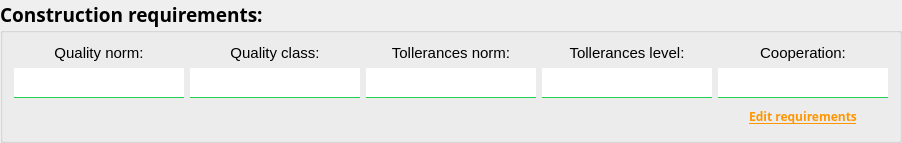
    <widget class="QGroupBox" name="groupBox">
     <property name="font">
      <font>
       <family>Microsoft YaHei</family>
       <pointsize>14</pointsize>
       <weight>75</weight>
       <italic>false</italic>
       <bold>true</bold>
      </font>
     </property>
     <property name="styleSheet">
      <string notr="true">QLineEdit{
color: rgb(125, 125, 125);
border-bottom: 1px solid rgb(30, 210, 80);
font: 75 bold 12pt;
}</string>
     </property>
     <property name="title">
      <string>Construction requirements: </string>
     </property>
     <property name="flat">
      <bool>true</bool>
     </property>
     <layout class="QGridLayout" name="gridLayout_2">
      <item row="1" column="6">
       <widget class="QLineEdit" name="tollerancesLevelLine">
        <property name="sizePolicy">
         <sizepolicy hsizetype="Preferred" vsizetype="Fixed">
          <horstretch>0</horstretch>
          <verstretch>0</verstretch>
         </sizepolicy>
        </property>
        <property name="minimumSize">
         <size>
          <width>170</width>
          <height>30</height>
         </size>
        </property>
        <property name="maximumSize">
         <size>
          <width>200</width>
          <height>30</height>
         </size>
        </property>
        <property name="font">
         <font>
          <family>Microsoft YaHei</family>
          <pointsize>12</pointsize>
          <weight>75</weight>
          <italic>false</italic>
          <bold>true</bold>
         </font>
        </property>
        <property name="frame">
         <bool>false</bool>
        </property>
        <property name="echoMode">
         <enum>QLineEdit::Normal</enum>
        </property>
        <property name="alignment">
         <set>Qt::AlignCenter</set>
        </property>
        <property name="readOnly">
         <bool>true</bool>
        </property>
       </widget>
      </item>
      <item row="0" column="1">
       <widget class="QLabel" name="label_4">
        <property name="minimumSize">
         <size>
          <width>170</width>
          <height>0</height>
         </size>
        </property>
        <property name="font">
         <font>
          <pointsize>11</pointsize>
          <weight>50</weight>
          <italic>false</italic>
          <bold>false</bold>
         </font>
        </property>
        <property name="text">
         <string>Quality norm:</string>
        </property>
        <property name="alignment">
         <set>Qt::AlignCenter</set>
        </property>
       </widget>
      </item>
      <item row="0" column="7">
       <widget class="QLabel" name="label_8">
        <property name="minimumSize">
         <size>
          <width>170</width>
          <height>0</height>
         </size>
        </property>
        <property name="font">
         <font>
          <pointsize>11</pointsize>
          <weight>50</weight>
          <italic>false</italic>
          <bold>false</bold>
         </font>
        </property>
        <property name="text">
         <string>Cooperation:</string>
        </property>
        <property name="alignment">
         <set>Qt::AlignCenter</set>
        </property>
       </widget>
      </item>
      <item row="1" column="2">
       <widget class="QLineEdit" name="qualityClassLine">
        <property name="sizePolicy">
         <sizepolicy hsizetype="Preferred" vsizetype="Fixed">
          <horstretch>0</horstretch>
          <verstretch>0</verstretch>
         </sizepolicy>
        </property>
        <property name="minimumSize">
         <size>
          <width>170</width>
          <height>30</height>
         </size>
        </property>
        <property name="maximumSize">
         <size>
          <width>200</width>
          <height>30</height>
         </size>
        </property>
        <property name="font">
         <font>
          <family>Microsoft YaHei</family>
          <pointsize>12</pointsize>
          <weight>75</weight>
          <italic>false</italic>
          <bold>true</bold>
         </font>
        </property>
        <property name="text">
         <string/>
        </property>
        <property name="frame">
         <bool>false</bool>
        </property>
        <property name="echoMode">
         <enum>QLineEdit::Normal</enum>
        </property>
        <property name="alignment">
         <set>Qt::AlignCenter</set>
        </property>
        <property name="readOnly">
         <bool>true</bool>
        </property>
       </widget>
      </item>
      <item row="0" column="6">
       <widget class="QLabel" name="label_6">
        <property name="minimumSize">
         <size>
          <width>170</width>
          <height>0</height>
         </size>
        </property>
        <property name="font">
         <font>
          <pointsize>11</pointsize>
          <weight>50</weight>
          <italic>false</italic>
          <bold>false</bold>
         </font>
        </property>
        <property name="text">
         <string>Tollerances level:</string>
        </property>
        <property name="alignment">
         <set>Qt::AlignCenter</set>
        </property>
       </widget>
      </item>
      <item row="1" column="7">
       <widget class="QLineEdit" name="cooperationLine">
        <property name="sizePolicy">
         <sizepolicy hsizetype="Preferred" vsizetype="Fixed">
          <horstretch>0</horstretch>
          <verstretch>0</verstretch>
         </sizepolicy>
        </property>
        <property name="minimumSize">
         <size>
          <width>170</width>
          <height>30</height>
         </size>
        </property>
        <property name="maximumSize">
         <size>
          <width>200</width>
          <height>30</height>
         </size>
        </property>
        <property name="font">
         <font>
          <family>Microsoft YaHei</family>
          <pointsize>12</pointsize>
          <weight>75</weight>
          <italic>false</italic>
          <bold>true</bold>
         </font>
        </property>
        <property name="frame">
         <bool>false</bool>
        </property>
        <property name="echoMode">
         <enum>QLineEdit::Normal</enum>
        </property>
        <property name="alignment">
         <set>Qt::AlignCenter</set>
        </property>
        <property name="readOnly">
         <bool>true</bool>
        </property>
       </widget>
      </item>
      <item row="0" column="2">
       <widget class="QLabel" name="label_5">
        <property name="minimumSize">
         <size>
          <width>170</width>
          <height>0</height>
         </size>
        </property>
        <property name="font">
         <font>
          <pointsize>11</pointsize>
          <weight>50</weight>
          <italic>false</italic>
          <bold>false</bold>
         </font>
        </property>
        <property name="text">
         <string>Quality class:</string>
        </property>
        <property name="alignment">
         <set>Qt::AlignCenter</set>
        </property>
       </widget>
      </item>
      <item row="1" column="5">
       <widget class="QLineEdit" name="tollerancesNormLine">
        <property name="sizePolicy">
         <sizepolicy hsizetype="Preferred" vsizetype="Fixed">
          <horstretch>0</horstretch>
          <verstretch>0</verstretch>
         </sizepolicy>
        </property>
        <property name="minimumSize">
         <size>
          <width>170</width>
          <height>30</height>
         </size>
        </property>
        <property name="maximumSize">
         <size>
          <width>200</width>
          <height>30</height>
         </size>
        </property>
        <property name="font">
         <font>
          <family>Microsoft YaHei</family>
          <pointsize>12</pointsize>
          <weight>75</weight>
          <italic>false</italic>
          <bold>true</bold>
         </font>
        </property>
        <property name="frame">
         <bool>false</bool>
        </property>
        <property name="echoMode">
         <enum>QLineEdit::Normal</enum>
        </property>
        <property name="alignment">
         <set>Qt::AlignCenter</set>
        </property>
        <property name="readOnly">
         <bool>true</bool>
        </property>
       </widget>
      </item>
      <item row="0" column="5">
       <widget class="QLabel" name="label_7">
        <property name="minimumSize">
         <size>
          <width>170</width>
          <height>0</height>
         </size>
        </property>
        <property name="font">
         <font>
          <pointsize>11</pointsize>
          <weight>50</weight>
          <italic>false</italic>
          <bold>false</bold>
         </font>
        </property>
        <property name="text">
         <string>Tollerances norm:</string>
        </property>
        <property name="alignment">
         <set>Qt::AlignCenter</set>
        </property>
       </widget>
      </item>
      <item row="1" column="1">
       <widget class="QLineEdit" name="qualityNormLine">
        <property name="sizePolicy">
         <sizepolicy hsizetype="Preferred" vsizetype="Fixed">
          <horstretch>0</horstretch>
          <verstretch>0</verstretch>
         </sizepolicy>
        </property>
        <property name="minimumSize">
         <size>
          <width>170</width>
          <height>30</height>
         </size>
        </property>
        <property name="maximumSize">
         <size>
          <width>200</width>
          <height>30</height>
         </size>
        </property>
        <property name="font">
         <font>
          <family>Microsoft YaHei</family>
          <pointsize>12</pointsize>
          <weight>75</weight>
          <italic>false</italic>
          <bold>true</bold>
         </font>
        </property>
        <property name="frame">
         <bool>false</bool>
        </property>
        <property name="echoMode">
         <enum>QLineEdit::Normal</enum>
        </property>
        <property name="alignment">
         <set>Qt::AlignCenter</set>
        </property>
        <property name="readOnly">
         <bool>true</bool>
        </property>
       </widget>
      </item>
      <item row="2" column="7">
       <widget class="QPushButton" name="editRequirementsBtn">
        <property name="font">
         <font>
          <family>Microsoft YaHei</family>
          <pointsize>9</pointsize>
          <weight>75</weight>
          <bold>true</bold>
          <underline>true</underline>
         </font>
        </property>
        <property name="styleSheet">
         <string notr="true">color: rgb(255, 150, 0)</string>
        </property>
        <property name="text">
         <string>Edit requirements</string>
        </property>
        <property name="icon">
         <iconset resource="../resources.qrc">
          <normaloff>:/Icons/Icons/edit-2.svg</normaloff>:/Icons/Icons/edit-2.svg</iconset>
        </property>
        <property name="flat">
         <bool>true</bool>
        </property>
       </widget>
      </item>
     </layout>
    </widget>
